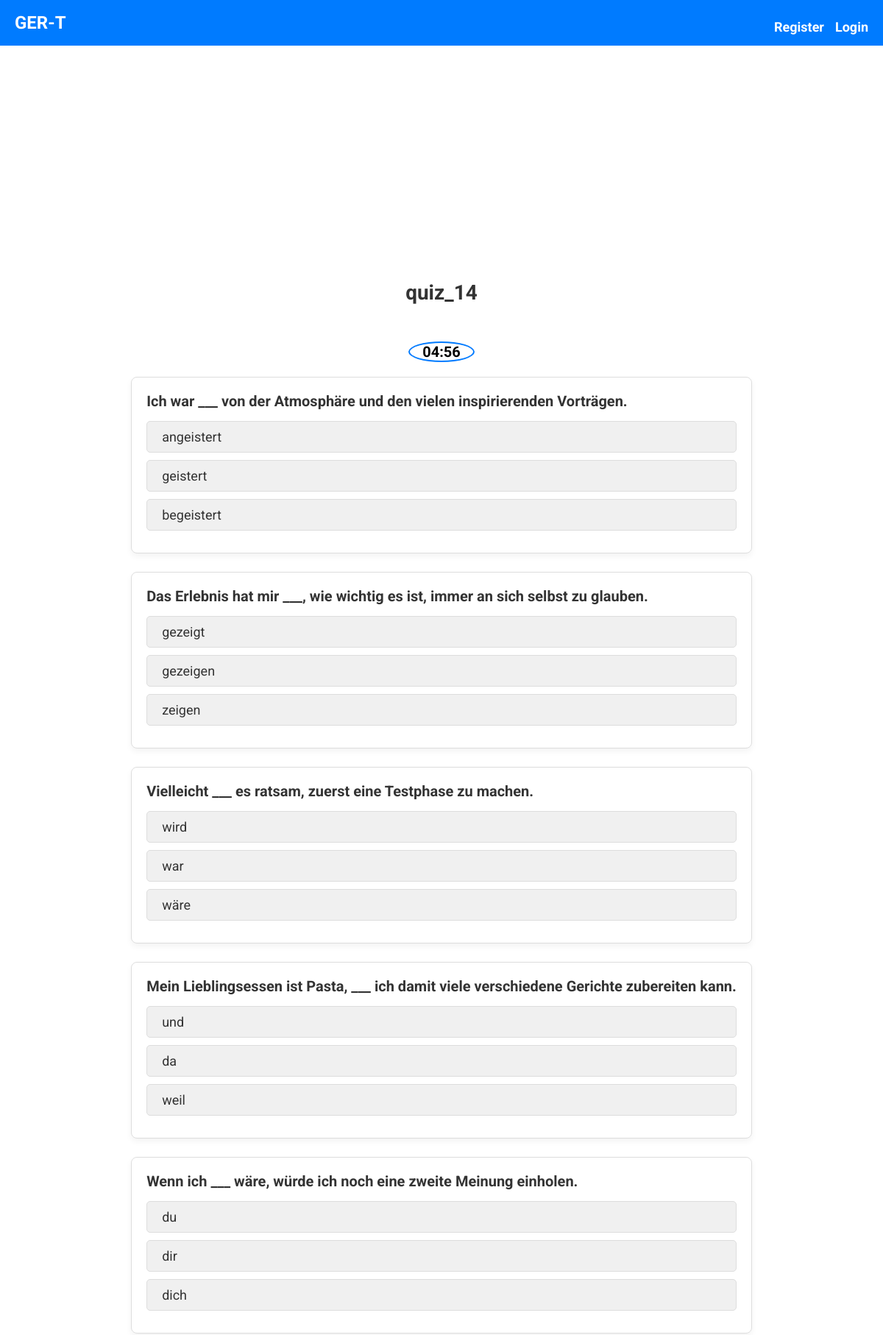
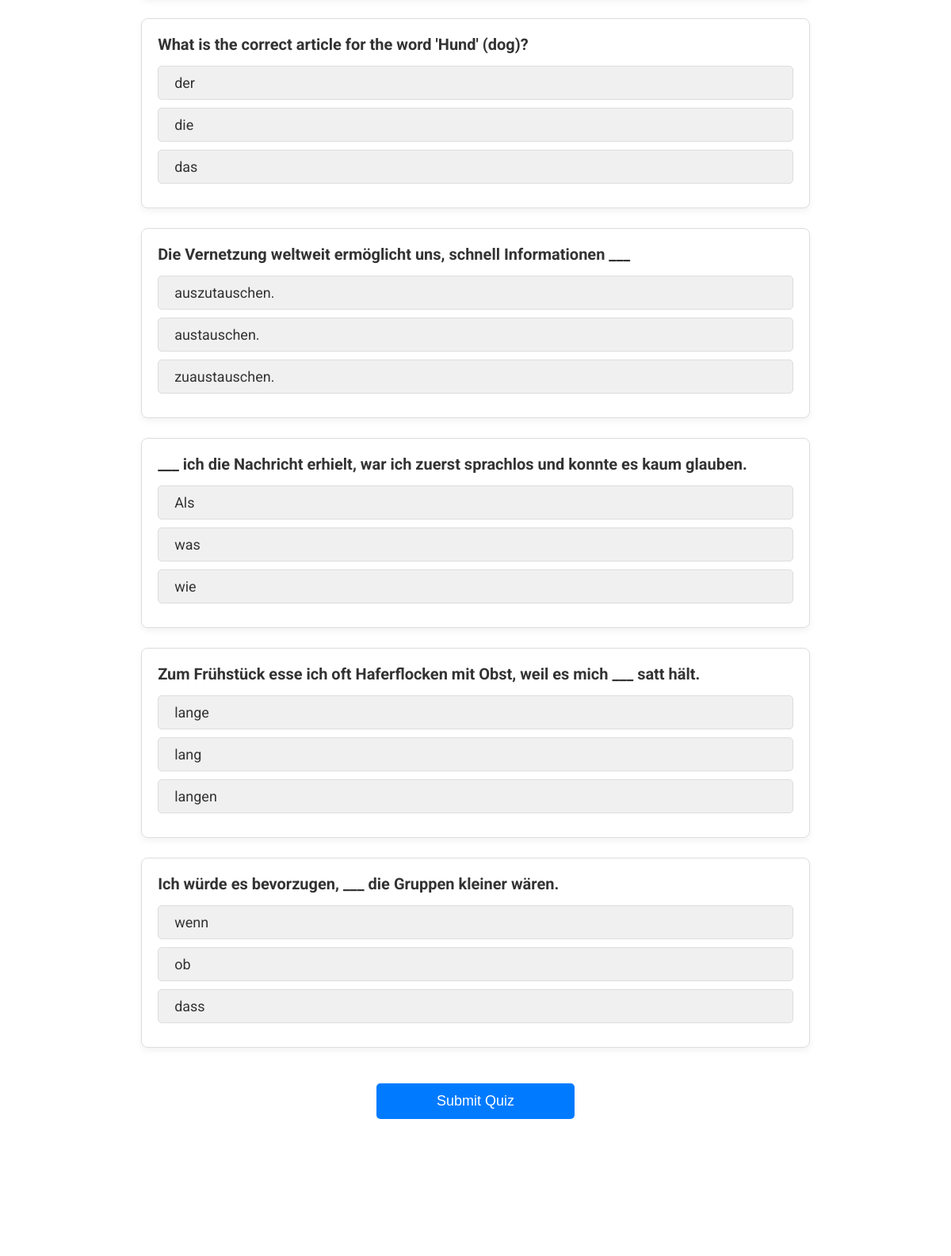
Screenshot of /take_quiz/5/ (upper part) with the database file from the repository (2 pictures, top to bottom).
### quiz/models.py (models this page shows, shortened)
class Quiz(models.Model):
    name = models.CharField(max_length=255)
    description = models.TextField()

class Question(models.Model):
    quiz = models.ForeignKey(Quiz, related_name="questions", on_delete=models.CASCADE, default=1)
    text = models.CharField(max_length=255)

class Option(models.Model):
    question = models.ForeignKey(Question, related_name="options", on_delete=models.CASCADE)
    text = models.CharField(max_length=255)
    is_correct = models.BooleanField(default=False)

### quiz/views.py (the view, shortened to what this page needs)
# urls.py: path('take_quiz/<int:quiz_id>/', take_quiz, name='take_quiz'),
def take_quiz(request, quiz_id):
    quiz = get_object_or_404(Quiz, id=quiz_id)
    questions = quiz.questions.all()
    return render(request, "quiz/take_quiz.html", {"quiz": quiz, "questions": questions})

### templates/quiz/take_quiz.html (shortened to what this page needs)
{% extends 'base.html' %}
{% block content %}
<div class="quiz-container">
    <h2>{{ quiz.name }}</h2>
    <div class="timer">
        <span id="timer">05:00</span>
    </div>
    <form method="POST" class="quiz-form" id="quiz-form">
        {% for question in questions %}
            <div class="question-container">
                <div class="question">
                    <p class="question-text"><strong>{{ question.text }}</strong></p>
                </div>
                <div class="options-container">
                    {% for option in question.options.all %}
                        <div class="option">
                            <label for="option_{{ option.id }}" class="option-text">
                                {{ option.text }}
                            </label>
                        </div>
                    {% endfor %}
                </div>
            </div>
        {% empty %}
            <p>No questions found for this quiz.</p>
        {% endfor %}
        <div class="form-footer">
            <button type="submit" class="submit-btn">Submit Quiz</button>
        </div>
    </form>
</div>
{% endblock %}

### quiz/static/styles.css (style rules this page uses)
* { box-sizing: border-box; margin: 0; padding: 0; }
body { font-family: 'Roboto', sans-serif; margin: 0; padding: 0; width: 100%; height: 100vh; overflow: hidden; }
.quiz-container { display: flex; flex-direction: column; align-items: center; overflow-y: auto; max-height: 80vh; padding: 20px; width: 100%; scroll-behavior: smooth; }
.quiz-container h2 { font-size: 28px; color: #333; text-align: center; margin-bottom: 20px; }
.question-container { margin-bottom: 25px; padding: 20px; background-color: #fff; border: 1px solid #ddd; border-radius: 8px; box-shadow: 0 4px 8px rgba(0, 0, 0, 0.05); }
.question-text { font-size: 20px; color: #333; }
.options-container { margin-top: 15px; }
.option { display: flex; align-items: center; padding: 10px; margin-bottom: 10px; background-color: #f0f0f0; border-radius: 5px; cursor: pointer; transition: all 0.3s ease; border: 1px solid #ddd; }
.option-text { font-size: 18px; color: #333; padding-left: 10px; }
.submit-btn { padding: 12px 20px; background-color: #007bff; color: white; font-size: 18px; border: none; border-radius: 5px; cursor: pointer; transition: background-color 0.3s ease; width: 100%; max-width: 250px; margin: 20px auto; }
.form-footer { text-align: center; }
.timer { display: flex; justify-content: center; margin-bottom: 20px; background-color: #fff; border: 2px solid #007bff; border-radius: 50%; width: 90px; height: 100px; color: #333; }
.timer #timer { color: black; font-weight: bold; font-size: 20px; }

### rows the page displays
Quiz: name "quiz_14"
Question: text "Ich war ___ von der Atmosphäre und den vielen inspirierenden Vorträgen."
Option: text "angeistert"
Option: text "geistert"
Option: text "begeistert"
Question: text "Das Erlebnis hat mir ___, wie wichtig es ist, immer an sich selbst zu glauben."
Option: text "gezeigt"
Option: text "gezeigen"
Option: text "zeigen"
Question: text "Vielleicht ___ es ratsam, zuerst eine Testphase zu machen."
Option: text "wird"
Option: text "war"
Option: text "wäre"
Question: text "Mein Lieblingsessen ist Pasta, ___ ich damit viele verschiedene Gerichte zubereiten kann."
Option: text "und"
Option: text "da"
Option: text "weil"
Question: text "Wenn ich ___ wäre, würde ich noch eine zweite Meinung einholen."
Option: text "du"
Option: text "dir"
Option: text "dich"
Question: text "What is the correct article for the word 'Hund' (dog)?"
Option: text "der"
Option: text "die"
Option: text "das"
Question: text "Die Vernetzung weltweit ermöglicht uns, schnell Informationen ___"
Option: text "auszutauschen."
Option: text "austauschen."
Option: text "zuaustauschen."
Question: text "___ ich die Nachricht erhielt, war ich zuerst sprachlos und konnte es kaum glauben."
Option: text "Als"
Option: text "was"
Option: text "wie"
Question: text "Zum Frühstück esse ich oft Haferflocken mit Obst, weil es mich ___ satt hält."
Option: text "lange"
Option: text "lang"
Option: text "langen"
Question: text "Ich würde es bevorzugen, ___ die Gruppen kleiner wären."
Option: text "wenn"
Option: text "ob"
Option: text "dass"
